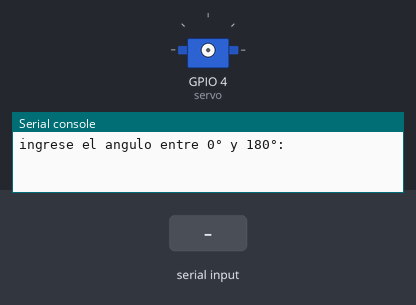
The program below on a simulated ESP32 board running MicroPython. Shown: servo, the last lines printed to the serial console. The test bench sets the inputs (shaded band). Servo angles are drawn from the pulse width (0.5 ms = 0°, 2.5 ms = 180°).

Above: at 1.2 s.
1.3 s: "5" typed at the serial console, then Enter
2.8 s: "90" typed at the serial console, then Enter
At 4.1 s:
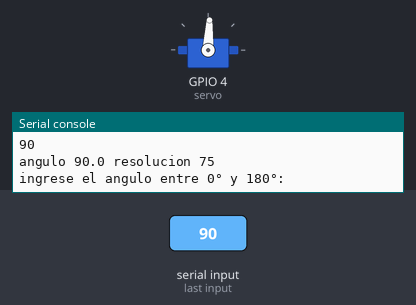
Timing chart, 0 to 5.8 s (numbered marks = the images above; inputs shaded):
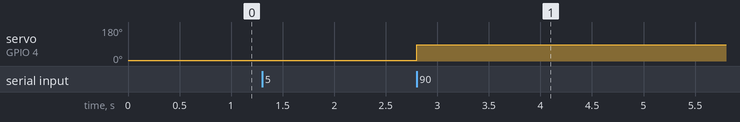

Measured:
- after the input at 2.8 s, servo on GPIO 4 (servo): 3° → 87° at once

The program:

servook.py
```python
from machine import Pin, PWM
import utime

def main():

    servo = PWM(Pin(4), freq=50)

    def map(x):
        #return int((x - 0) * (8000-1800) / (180 - 0) +1800) # v1.19 -- duty_u16(m) -- 0 y 65536
        return int((x - 0) * (125- 25) / (180 - 0) + 25) # v1.19 -- duty(m) -- 0 y 1023
        #return int((x - 0) * (2400000- 500000) / (180 - 0) + 500000) # v1.19 --duty_ns() --0 y 1_000_000_000

    while True:


        angulo = float(input("ingrese el angulo entre 0° y 180°: "))

        if angulo >= 0 and angulo <= 180:

            m = map(angulo)
            #servo.duty_u16(m)
            servo.duty(m)
            #servo.duty_ns(m)
            print("angulo", angulo, "resolucion", m)

        else:

            print("Digite un angulo entre 0 y 180")


if __name__=="__main__":
    main()
```
